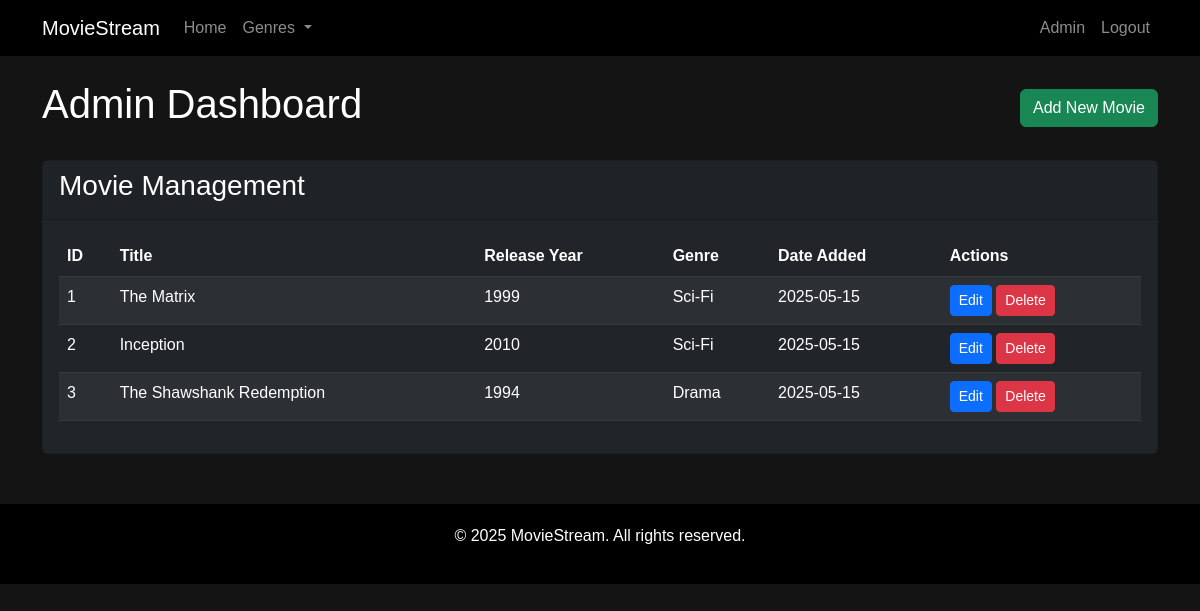
The page /admin (signed in) on the database its author committed.
### app.py (models this page shows, shortened)
class Movie(db.Model):
    id = db.Column(db.Integer, primary_key=True)
    title = db.Column(db.String(100), nullable=False)
    description = db.Column(db.Text, nullable=False)
    release_year = db.Column(db.Integer, nullable=False)
    genre = db.Column(db.String(50), nullable=False)
    poster_path = db.Column(db.String(200), nullable=False)
    video_path = db.Column(db.String(200), nullable=False)
    date_added = db.Column(db.DateTime, default=datetime.utcnow)

### app.py (the view)
@app.route('/admin')
def admin_dashboard():
    if 'user_id' not in session:
        return redirect(url_for('login'))
    user = User.query.get(session['user_id'])
    if not user.is_admin:
        flash('Access denied')
        return redirect(url_for('index'))
    movies = Movie.query.all()
    return render_template('admin/dashboard.html', movies=movies)

### app.py (called while the page is built)
@app.context_processor
def utility_processor():
    def get_user():
        if 'user_id' in session:
            return User.query.get(session['user_id'])
        return None
    return dict(get_user=get_user)

### templates/admin/dashboard.html (shortened to what this page needs)
{% extends 'base.html' %}
{% block content %}
<div class="row">
    <div class="col-12 d-flex justify-content-between align-items-center mb-4">
        <h1>Admin Dashboard</h1>
        <a href="{{ url_for('add_movie') }}" class="btn btn-success">Add New Movie</a>
    </div>
</div>
<div class="row">
    <div class="col-12">
        <div class="card bg-dark">
            <div class="card-header">
                <h3>Movie Management</h3>
            </div>
            <div class="card-body">
                <div class="table-responsive">
                    <table class="table table-dark table-striped">
                        <thead>
                            <tr>
                                <th>ID</th>
                                <th>Title</th>
                                <th>Release Year</th>
                                <th>Genre</th>
                                <th>Date Added</th>
                                <th>Actions</th>
                            </tr>
                        </thead>
                        <tbody>
                            {% for movie in movies %}
                            <tr>
                                <td>{{ movie.id }}</td>
                                <td>{{ movie.title }}</td>
                                <td>{{ movie.release_year }}</td>
                                <td>{{ movie.genre }}</td>
                                <td>{{ movie.date_added.strftime('%Y-%m-%d') }}</td>
                                <td>
                                    <a href="{{ url_for('edit_movie', movie_id=movie.id) }}" class="btn btn-sm btn-primary">Edit</a>
                                    <a href="{{ url_for('delete_movie', movie_id=movie.id) }}" class="btn btn-sm btn-danger" onclick="return confirm('Are you sure you want to delete this movie?')">Delete</a>
                                </td>
                            </tr>
                            {% endfor %}
                        </tbody>
                    </table>
                </div>
            </div>
        </div>
    </div>
</div>
{% endblock %}

### templates/base.html (shortened to what this page needs)
<!DOCTYPE html>
<html lang="en">
<head>
    <link rel="stylesheet" href="https://cdn.jsdelivr.net/npm/bootstrap@5.2.3/dist/css/bootstrap.min.css">
</head>
<body>
    <nav class="navbar navbar-expand-lg navbar-dark">
        <div class="container">
            <a class="navbar-brand" href="{{ url_for('index') }}">MovieStream</a>
            <div class="collapse navbar-collapse" id="navbarNav">
                <ul class="navbar-nav me-auto">
                    <li class="nav-item">
                        <a class="nav-link" href="{{ url_for('index') }}">Home</a>
                    </li>
                    <li class="nav-item dropdown">
                        <a class="nav-link dropdown-toggle" href="#" role="button" data-bs-toggle="dropdown">
                            Genres
                        </a>
                    </li>
                </ul>
                <ul class="navbar-nav">
                    {% if 'user_id' in session %}
                        {% set user = get_user() %}
                        {% if user and user.is_admin %}
                            <li class="nav-item">
                                <a class="nav-link" href="{{ url_for('admin_dashboard') }}">Admin</a>
                            </li>
                        {% endif %}
                        <li class="nav-item">
                            <a class="nav-link" href="{{ url_for('logout') }}">Logout</a>
                        </li>
                    {% endif %}
                </ul>
            </div>
        </div>
    </nav>
    <div class="container mt-4">
        {% block content %}{% endblock %}
    </div>
    <footer class="text-center">
        <div class="container">
            <p>&copy; 2025 MovieStream. All rights reserved.</p>
        </div>
    </footer>
</body>
</html>

### templates/base.html (style rules this page uses)
body { background-color: #141414; color: #fff; font-family: 'Arial', sans-serif; }
.navbar { background-color: #000; }
footer { background-color: #000; padding: 20px 0; margin-top: 50px; }

### rows shown on the page
Movie: id "1", title "The Matrix", release_year "1999", genre "Sci-Fi", date_added "2025-05-15"
Movie: id "2", title "Inception", release_year "2010", genre "Sci-Fi", date_added "2025-05-15"
Movie: id "3", title "The Shawshank Redemption", release_year "1994", genre "Drama", date_added "2025-05-15"
